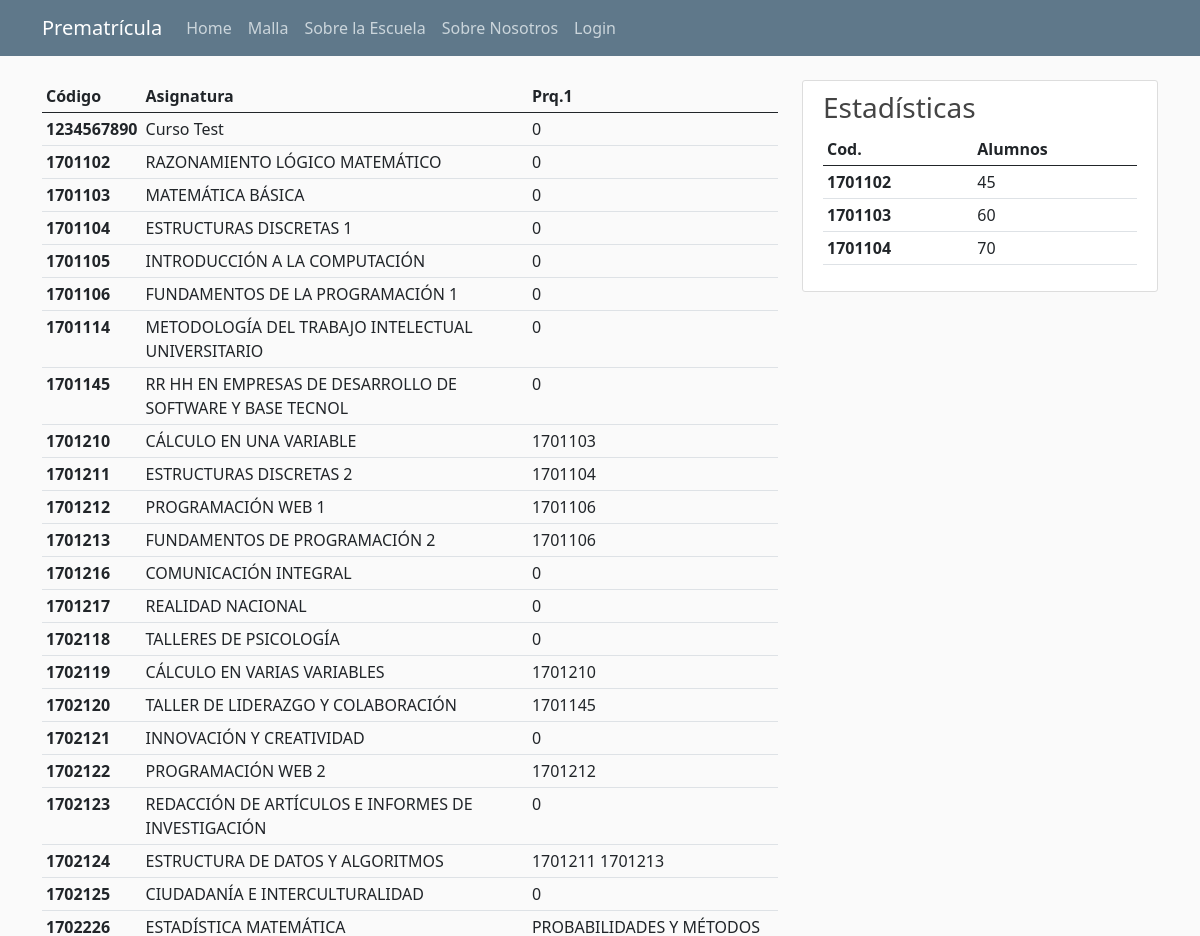
Page /malla/ (upper part) on the earlier database version.
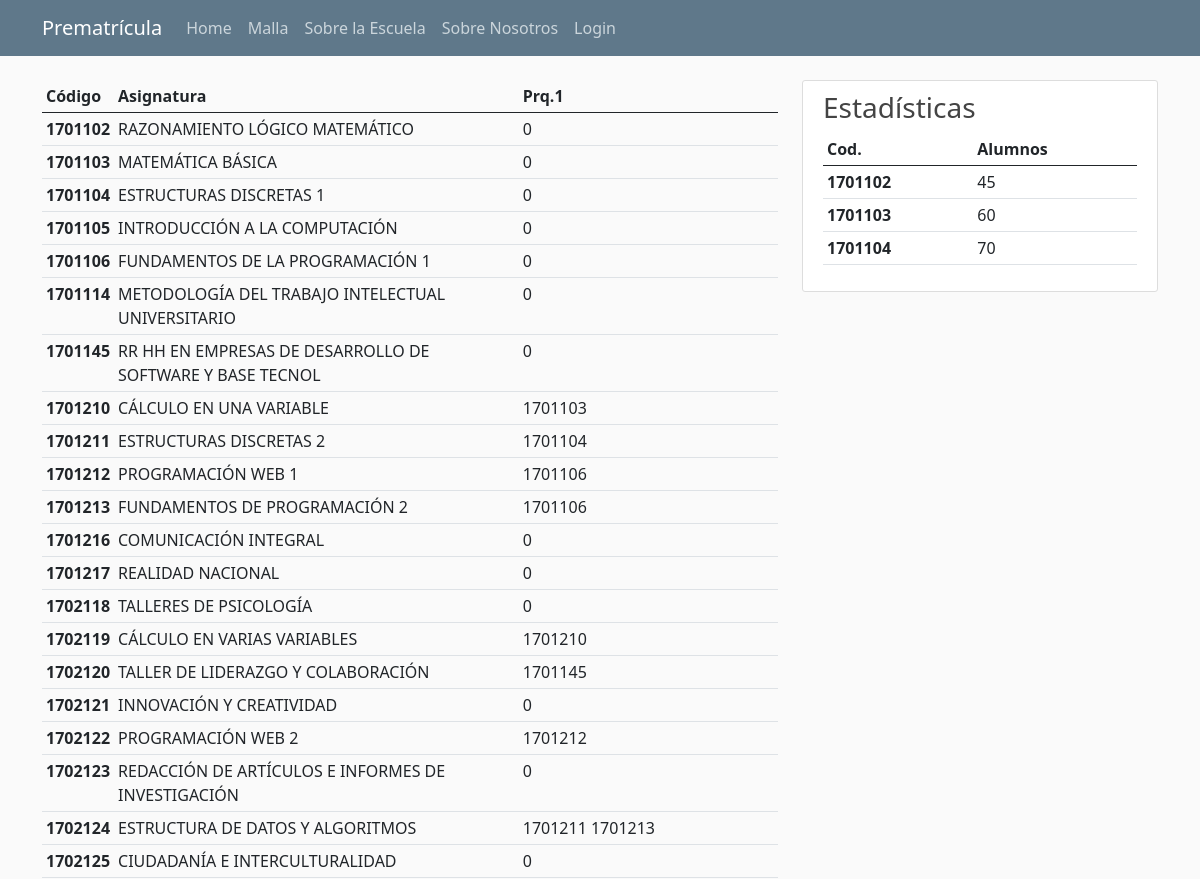
Same page on the later database version.
### Schools/models.py (models this page shows, shortened)
class Curso(models.Model):
    nombre = models.CharField(max_length=64)
    codigo = models.CharField(max_length=10, unique=True)
    semejante = models.CharField(max_length=10, null=True)
    prereq = models.CharField(max_length=64, null=True)
    desc = models.TextField(null=True)
    creditos = models.PositiveSmallIntegerField()
    semestre = models.PositiveSmallIntegerField()
    malla = models.ForeignKey(
        Malla,
        on_delete=models.SET_NULL,
        null=True)
    estReg = models.BooleanField(default=True)

### Prematricula/views.py (the view)
# urls.py: path('malla/', views.malla, name='project-malla'),
def malla(request):
    obj = Curso.objects.all()
    context = { 'courses' : obj, 'title' : 'Malla Curricular 2017'}
    return render(request,'ta/malla.html', context)

### templates/ta/malla.html
{% extends "ta/base.html" %}
{% block content %}
<div class="table-responsive">
   <table class="table  table-sm">
      <thead >
         <tr>
            <th>Código</th>
            <th>Asignatura</th>
            <th>Prq.1</th>
            </tr>
      </thead>
         <tbody>
            {% for c in courses %}
            <tr>
               <th scope="row">{{c.codigo}}</th>
               <td>{{c.nombre}}</td>
               <td>{{c.prereq}}</td>
            </tr>
            {% endfor %}
         </tbody>
      </table>
   </div>
{% endblock content %}

### templates/ta/base.html (shortened to what this page needs)
{% load static %}
<!DOCTYPE html>
<html lang="es">
  <head>
    <link
      href="https://cdn.jsdelivr.net/npm/bootstrap@5.0.2/dist/css/bootstrap.min.css"
      rel="stylesheet"
    />
    <link rel="stylesheet" type="text/css" href="{% static 'ta/main.css' %}" />
  </head>
  <body>
    <header class="site-header">
      <nav class="navbar navbar-expand-md navbar-dark bg-steel fixed-top">
        <div class="container">
          <a class="navbar-brand mr-4" href="/">Prematrícula</a>
          <div class="collapse navbar-collapse" id="navbarToggle">
            <div class="navbar-nav mr-auto">
              <a class="nav-item nav-link" href="{% url 'project-home' %}"
                >Home</a
              >
              <a class="nav-item nav-link" href="{% url 'project-malla' %}"
                >Malla</a
              >
              <a class="nav-item nav-link" href="{% url 'project-about' %}"
                >Sobre la Escuela</a
              >
              <a class="nav-item nav-link" href="{% url 'project-aboutus' %}"
                >Sobre Nosotros</a
              >
            </div>
            <div class="navbar-nav">
                {% if user.is_authenticated %}
                <a class="nav-item nav-link" href="{% url 'logout' %}">Cerrar Sesión</a>
                {% else %}
                    <a class="nav-item nav-link" href="{% url 'login' %}">Login</a>
                {% endif %}
            </div>
          </div>
        </div>
      </nav>
    </header>
    <main role="main" class="container">
      <div class="row">
        <div class="col-md-8">{% block content %}{% endblock %}</div>
        <div class="col-md-4">
          <div class="content-section">
            <h3>Estadísticas</h3>
            <div class="table-responsive dcf-overflow-x-auto" tabindex="0">
              <table class="table table-sm">
                <thead>
                  <tr>
                    <th scope="col">Cod.</th>
                    <th scope="col">Alumnos</th>
                  </tr>
                </thead>
                <tbody>
                  <tr>
                    <th scope="row">1701102</th>
                    <td>45</td>
                  </tr>
                  <tr>
                    <th scope="row">1701103</th>
                    <td>60</td>
                  </tr>
                  <tr>
                    <th scope="row">1701104</th>
                    <td>70</td>
                  </tr>
                </tbody>
              </table>
            </div>
          </div>
        </div>
      </div>
    </main>
  </body>
</html>

### Prematricula/static/ta/main.css (style rules this page uses)
body { background: #fafafa; color: #333333; margin-top: 5rem; }
h1, h2, h3, h4, h5, h6 { color: #444444; }
.bg-steel { background-color: #5f788a; }
.site-header .navbar-nav .nav-link { color: #cbd5db; }
.content-section { background: #ffffff; padding: 10px 20px; border: 1px solid #dddddd; border-radius: 3px; margin-bottom: 20px; }

Differences in the rows shown:
removed Curso: codigo "1234567890", nombre "Curso Test", prereq "0"
no longer on this page (row unchanged): Curso: codigo "1702226", nombre "ESTADÍSTICA MATEMÁTICA"
